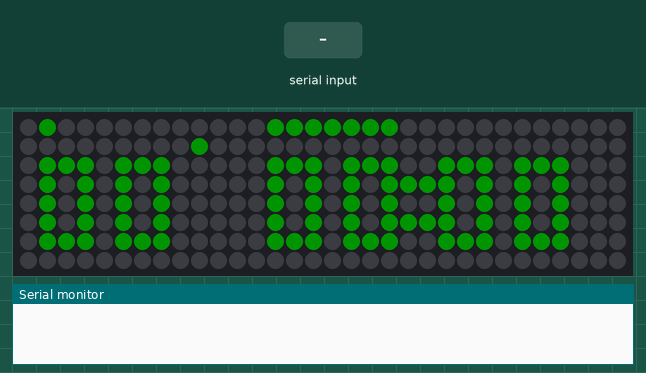
Recording of a sketch running on a simulated Arduino Uno, built with avr-gcc and run on an emulated ATmega328P. On the bench: 32×8 RGB LED matrix (first LED top left, wired row by row), the last lines printed to the serial monitor. Inputs (shaded band) come from the test bench. Dim RGB values are drawn brighter than linear.

Above: at 1.2 s.
1.3 s: "T;45\n" received over Serial
At 2.1 s:
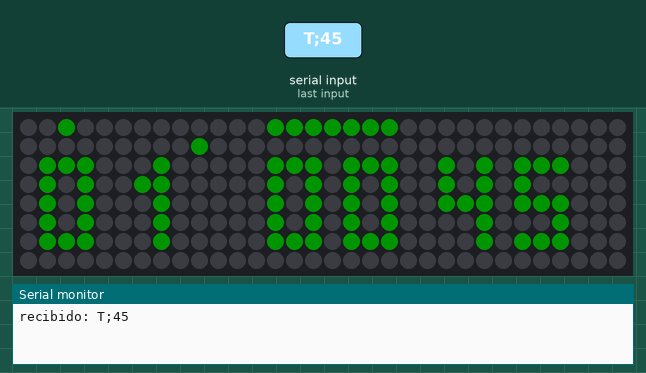
3.7 s: "D;45\n" received over Serial
At 4.1 s:
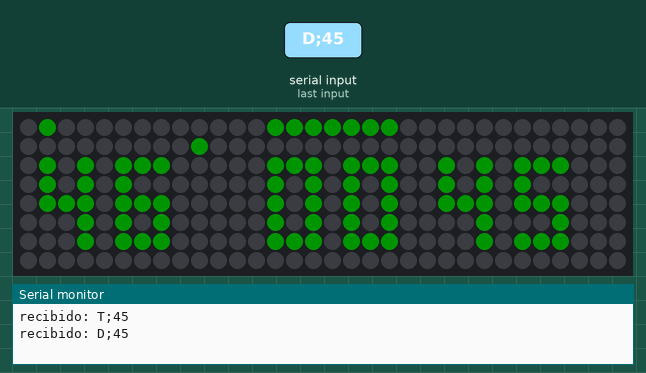
5.8 s: "T90\n" received over Serial
At 6.3 s:
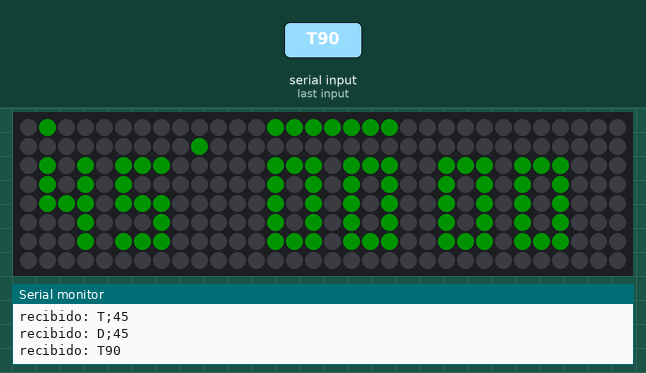
8.0 s: "W;45\n" received over Serial
At 9.0 s:
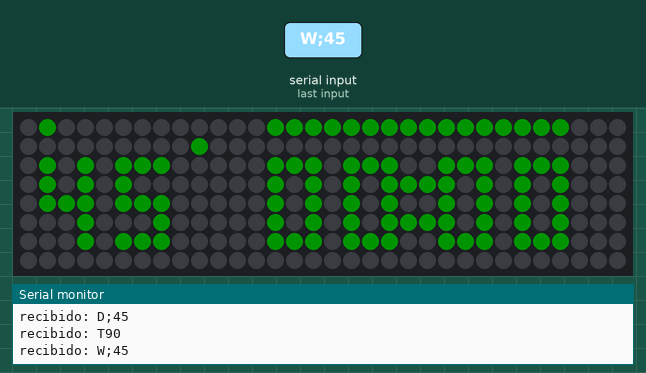
10.6 s: "D90\n" received over Serial
At 11.1 s:
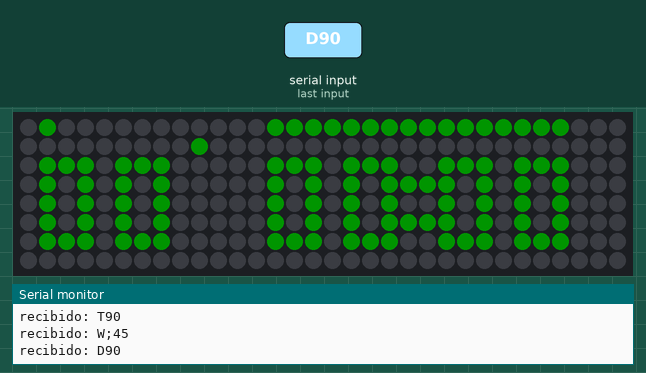
Timing chart, 0 to 13.6 s (numbered marks = the images above; inputs shaded):
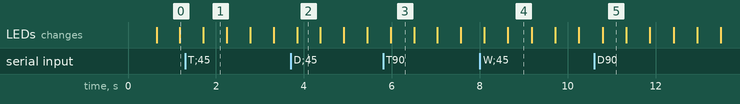

The sketch:

main.ino
```cpp
// Data Python - Arduino
#include "data_types.h"
#include "communicator.h"
#include "display.h"

data_t data;
// Display
#include <Adafruit_GFX.h>
#include <Adafruit_NeoMatrix.h>
#include <Adafruit_NeoPixel.h>

#define PIN 6
Adafruit_NeoMatrix matrix = Adafruit_NeoMatrix(32, 8, PIN,
                                               NEO_MATRIX_TOP + NEO_MATRIX_LEFT +
                                                   NEO_MATRIX_COLUMNS + NEO_MATRIX_ZIGZAG,
                                               NEO_GRB + NEO_KHZ800);

//Sincronator
#include "sincronator.h"
Sincronator sincronator;

Display display = Display(&matrix);
bool serial_update = false;

void setup()
{
  // Data
  Serial.begin(115200);
  // Serial.begin(9600);
  Serial.setTimeout(0.1);

  // Display
  matrix.begin();
  matrix.setTextWrap(false);
  matrix.setBrightness(20);
  display.update_all_data(data);
  matrix.show();

  // Sincronator
  sincronator = Sincronator();
}

void loop()
{
  if(look_serial(&data)){
    display.update_all_data(data);
  }
  if(sincronator.is_half_second()){
    display.update_half_second();
  }

  //display.update_half_second();

  delay(100);
}
```

communicator.h
```cpp
#ifndef COMMUNICATOR_H
#define COMMUNICATOR_H

#include "data_types.h"

bool look_serial(data_t* data);
void update_data(String str,data_t* data);
date_t str_to_date(String str);
time_t str_to_time(String str);
weather_t str_to_weather(String str);


#endif
```

communicator.ino
```cpp
#include "communicator.h"

bool look_serial(data_t *data)
{
  bool update = false;
  String serial_msg;
  if (Serial.available() != 0)
  {
    // Message from serial:
    serial_msg = "";
    serial_msg += Serial.readString();
    Serial.print("recibido: " + serial_msg);
    /*The message reciebed, should be like:
    D:YEAR;MONTH;DAY;DAYWEEK
    T:HOUR;MINUTE;SECOND
    W:TEMP
    !! All of them should be numbers !!
    */
    update_data(serial_msg, data);
    update = true;
  }
  return update;
}

void update_data(String str, data_t *data)
{
  String str_data = getStrData(str);
  if (str.charAt(0) == 'T')
  {
    data->time = str_to_time(str_data);
  }
  if (str.charAt(0) == 'D')
  {
    data->date = str_to_date(str_data);
  }
  if (str.charAt(0) == 'W')
  {
    data->weather = str_to_weather(str_data);
  }
}

String getStrData(String str)
{
  return str.substring(2, str.length());
}

date_t str_to_date(String str)
{
  date_t res;

  int index = str.indexOf(';');
  res.year = str.substring(0, index).toInt();
  str = str.substring(index + 1, str.length());

  index = str.indexOf(';');
  res.month = str.substring(0, index).toInt();
  str = str.substring(index + 1, str.length());

  index = str.indexOf(';');
  res.day = str.substring(0, index).toInt();
  str = str.substring(index + 1, str.length());

  res.weekday = str.toInt();
  return res;
}

time_t str_to_time(String str)
{
  time_t res;

  int index = str.indexOf(';');
  res.hour = str.substring(0, index).toInt();
  str = str.substring(index + 1, str.length());

  index = str.indexOf(';');
  res.min = str.substring(0, index).toInt();
  str = str.substring(index + 1, str.length());

  res.sec = str.toInt();
  return res;
}

weather_t str_to_weather(String str)
{
  weather_t res;

  int index = str.indexOf(';');
  res.temp = str.substring(0, index).toFloat();
  str = str.substring(index + 1, str.length());

  index = str.indexOf(';');
  res.temp_min = str.substring(0, index).toFloat();
  str = str.substring(index + 1, str.length());

  res.temp_max = str.toFloat();
  return res;
}
```

data_types.h
```cpp
#ifndef DATA_TYPES_H
#define DATA_TYPES_H

typedef struct time_t{
    int hour;
    int min;
    int sec;
    int mil;
}time_t;
typedef struct date_t{
    int day;
    int month;
    int year;
    int weekday;
}date_t;
//String weekdays[] = {"monday","tuesday","wedneday","thrusday","friday","saturday","sunday"};
typedef struct weather_t
{
    float temp;
    float temp_max;
    float temp_min;
}weather_t;

typedef struct data_t
{
    time_t time;
    date_t date;
    weather_t weather;
}data_t;


#endif
```

display.cpp
```cpp
#include "display.h"

#define MAX_WIDTH 3
#define MAX_LENGTH 5
#define MAX_NUMBERS 10
#define TEMP_APROX 5

bool numbers_5x3[MAX_NUMBERS][MAX_LENGTH][MAX_WIDTH] = {
    //0
    {
        {1,1,1},
        {1,0,1},
        {1,0,1},
        {1,0,1},
        {1,1,1}
    },
    //1
    {
        {0,0,1},
        {0,1,1},
        {0,0,1},
        {0,0,1},
        {0,0,1}
    },
    //2
    {
        {1,1,1},
        {0,0,1},
        {1,1,1},
        {1,0,0},
        {1,1,1}
    },
    //3
    {
        {1,1,1},
        {0,0,1},
        {1,1,1},
        {0,0,1},
        {1,1,1}
    },
    //4
    {
        {1,0,1},
        {1,0,1},
        {1,1,1},
        {0,0,1},
        {0,0,1}
    },
    //5
    {
        {1,1,1},
        {1,0,0},
        {1,1,1},
        {0,0,1},
        {1,1,1}
    },
    //6
    {
        {1,1,1},
        {1,0,0},
        {1,1,1},
        {1,0,1},
        {1,1,1}
    },
    //7
    {
        {1,1,1},
        {0,0,1},
        {0,0,1},
        {0,1,0},
        {1,0,0}
    },
    //8
    {
        {1,1,1},
        {1,0,1},
        {1,1,1},
        {1,0,1},
        {1,1,1}
    },
    //9
    {
        {1,1,1},
        {1,0,1},
        {1,1,1},
        {0,0,1},
        {0,0,1}
    }
};

Display::Display(){
  matrix = NULL;
}

Display::Display(Adafruit_NeoMatrix* m){
  this->matrix = m;
  this->dots_on = false;
}

Display::~Display(){

}

void Display::update_all_data(data_t data){
  this->data = data;
}

void Display::update_half_second(){
  /*If dots are on it will add a second*/
  if(dots_on){
    this->data.time.sec++;
  }
  if(this->data.time.sec>=60){
      this->data.time.min++;
      this->data.time.sec = 0;
  }
  if(this->data.time.min>=60){
      this->data.time.hour++;
      this->data.time.min = 0;
  }
  if(this->data.time.hour>=24){
      this->data.date.day++;
      this->data.date.weekday++;
      this->data.time.hour = 0;
  }
  if(this->data.date.weekday>=7){
    this->data.date.weekday=0;
  }

  this->print_dots();
  if(this->dots_on){
    this->dots_on=false;
  }
  else{
    this->dots_on=true;
  }
  this->update_display();
}

void Display::update_display(){
  this->set_month(this->data.date.month);
  this->set_day(this->data.date.day);
  this->set_weekday(this->data.date.weekday);
  this->set_hour(this->data.time.hour);
  this->set_min(this->data.time.min);
  this->set_temp(this->data.weather.temp);

  this->matrix->show();
}

void Display::set_month(int value){
  //1(row), 9(column)
  if(value < 1 || value > 12){
    value = 1;
  }
  int month_value = value-1;
  int row = month_value / 2;
  int col = month_value % 2;
  for(int i=0; i<6; i++){
    for(int j=0; j<2; j++){
      this->matrix->writePixel(j+9,i+1,0);
    }
  }
  this->matrix->writePixel(9+col,1+row,this->matrix->Color(0,255,0));
}

void Display::set_day(int value){
  this->print_2digit(2,1,value,matrix->Color(0,255,0));
}

void Display::set_weekday(int value){
  for(int i=0; i<7;i++){
    if(value == i){
      this->matrix->writePixel(1+i,0,matrix->Color(0,255,0));
    }
    else{
      this->matrix->writePixel(1+i,0,0);
    }
  }
}

void Display::set_hour(int value){
  this->print_2digit(2,13,value,matrix->Color(0,255,0));
}

void Display::set_min(int value){
  this->print_2digit(2,22,value,matrix->Color(0,255,0));
}

void Display::set_temp(int value){
  //0,13
  int min_temp = -30;
  int max_temp = 50;
  if(value < min_temp){
    value = min_temp;
  }
  if(value > max_temp){
    value = max_temp;
  }
  value+=(min_temp*(-1));
  int positions = (value/TEMP_APROX)+1;
  for(int i=0; i<positions; i++){
    this->matrix->writePixel(13+i,0,matrix->Color(0,255,0));
  }
}

void Display::print_digit(int row, int col, int value, uint16_t color){
  if(value >=0 && value <=9){
    //rows (length)
    for(int i=0; i<MAX_LENGTH; i++){
      //columns (width)
      for(int j=0; j<MAX_WIDTH; j++){
        //it means it has to paint
        if(numbers_5x3[value][i][j]){
          matrix->writePixel(j+col,i+row,color);
        }
        //it means it has to earase
        else{
          matrix->writePixel(j+col,i+row,0);
        }
      }
    }
  }
}

void Display::print_2digit(int row, int col, int value, uint16_t color){
  if(value>=0 && value<=99){
    int digit1=0;
    int digit2=0;
    if(value<=9){
      digit2=value;
    }
    else{
      digit1 = value/10;
      digit2 = value%10;
    }
    print_digit(row,col,digit1,color);
    print_digit(row,col+MAX_WIDTH+1,digit2,color);
  }
}

void Display::print_dots(){
  uint16_t color = 0;
  if(this->dots_on){
    color = this->matrix->Color(0,255,0);
  }
  //20,3
  this->matrix->writePixel(20,3,color);
  this->matrix->writePixel(20,5,color);

  this->matrix->writePixel(21,3,color);
  this->matrix->writePixel(21,5,color);
}
```

display.h
```cpp
#ifndef DISPLAY_H
#define DISPLAY_H

//Display
#include <Adafruit_GFX.h>
#include <Adafruit_NeoMatrix.h>
#include <Adafruit_NeoPixel.h>

#include "data_types.h"

class Display{
    public:
        Display();

        Display(Adafruit_NeoMatrix* m);

        ~Display();

        /*It updates all the data*/
        void update_all_data(data_t data);

        /*It should be called every half second*/
        void update_half_second();


    private:
        // Collects all the data {time, date, weather}
        data_t data;
        // Controls the time dots of the display
        bool dots_on;
        // The controler of the matrix of leds.
        Adafruit_NeoMatrix* matrix;

        //Updates the data showed in the display
        void update_display();

        /*The function set the value in the display*/
        void set_month(int value);

        /*The function set the value in the display*/
        void set_day(int value);

        /*The function set the value in the display*/
        void set_weekday(int value);

        /*The function set the value in the display*/
        void set_hour(int value);

        /*The function set the value in the display*/
        void set_min(int value);

        /*The function set the value in the display*/
        void set_temp(int value);

        /*The function prints a number from 0 to 9
        x and y, SHOULD target the TOP LEFT corner
        - The x means row
        - The y means column
        */
        void print_digit(int row, int col, int value, uint16_t color);

        /*The function prints a number from 0 to 99
        x and y, SHOULD target the TOP LEFT corner
        - The x means row
        - The y means column
        */
        void print_2digit(int row, int col, int value, uint16_t color);

        /*this dots represents half of a second*/
        void print_dots();

};
#endif
```

sincronator.h
```cpp
#ifndef SINCRONATOR_H
#define SINCRONATOR_H

class Sincronator
{
private:
    //control half of a second
    unsigned long millis_half_second;
public:
    Sincronator();
    ~Sincronator();

    bool is_half_second();
};

#endif
```

sincronator.ino
```cpp
#include "sincronator.h"

#define HALF_SECOND 500

Sincronator::Sincronator()
{
    this->millis_half_second = 0;
}

Sincronator::~Sincronator()
{

}

bool Sincronator::is_half_second()
{
    unsigned long time = millis();
    bool half_second = false;
    if((unsigned long)(time - this->millis_half_second) >= HALF_SECOND){
        half_second = true;
        this->millis_half_second = time;
    }
    return half_second;
}
```

Measured:
- after the input at 1.3 s, the LEDs: change after 0.41 s (image 1)
- after the input at 3.7 s, the LEDs: change after 0.15 s (image 2)
- after the input at 5.8 s, the LEDs: change after 0.17 s (image 3)
- after the input at 8.0 s, the LEDs: first differ from a run without the input after 0.64 s (image 4)
- after the input at 10.6 s, the LEDs: change after 0.19 s (image 5)
- what the display in image 1 shows lasts 0.5 s, from 1.7 s to 2.2 s
